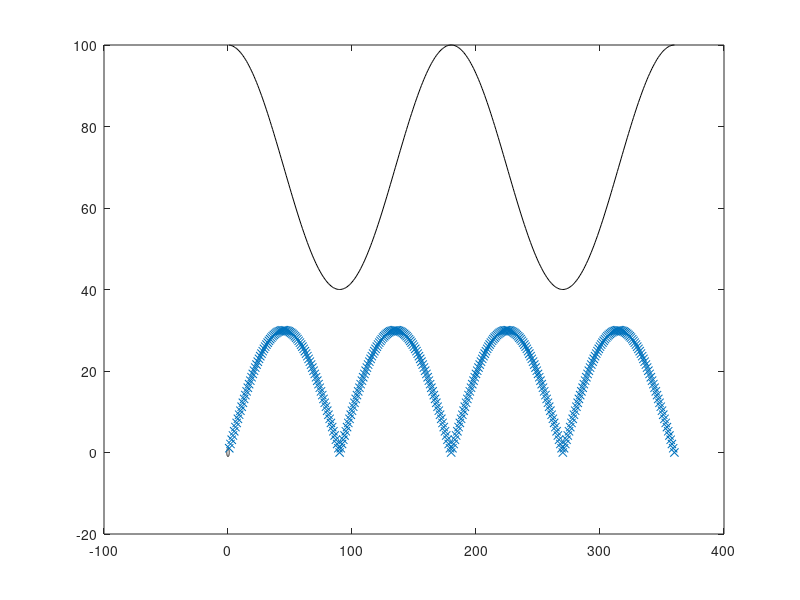

Write MATLAB code to recreate this figure.
% build the stress tensor matrix
stressTensor = zeros(3,3);

% assign values to the tensor matrix
theta33 = 1; 
stressTensor(3,3) = theta33; 


% normal of the surface on which you wanna calculate strain 

normal = [0, sqrt(2)/2, sqrt(2)/2].'; %.' means transpose row vec to col vec

% matrix multiplies with vector to produces a traction vector 
traction = stressTensor*normal; 

%%
clear all; 
% QUESTION 1 
stressTensor = zeros(3,3); 
stressTensor(1,1) = 100 % mpa = z-axis
stressTensor(2,2) = 60 %mpa = y-axis 
stressTensor(3,3) = 40 % mpa = x - axis
nx = 0; 
nz = 0; 
ny = 0; 
n = zeros(3,1); 

% Question 2 
for theta = 1:360
   
    nx(theta) = cosd(theta);
    n(1) = nx(theta);
    
    ny(theta) = 0; 
    n(2) = ny(theta);
    
    
    nz(theta) = sind(theta);
    n(3) = nz(theta); 
%     normal = n.'; 
    T = stressTensor * n;
%     n = (nx, ny, nz)
    plot(nx,nz, 'k');
    
    normal_traction(theta) = dot(T,n);
    shear_traction(theta) = sqrt(sum(T.^2) - normal_traction(theta).^2);
%     tensor_vector(theta) = normal_traction + shear_traction;
    
   

    
end
theta = 1:1:360;
hold on
plot(theta, normal_traction, 'k')
plot(theta, shear_traction, 'x')

% QUESTION 2



